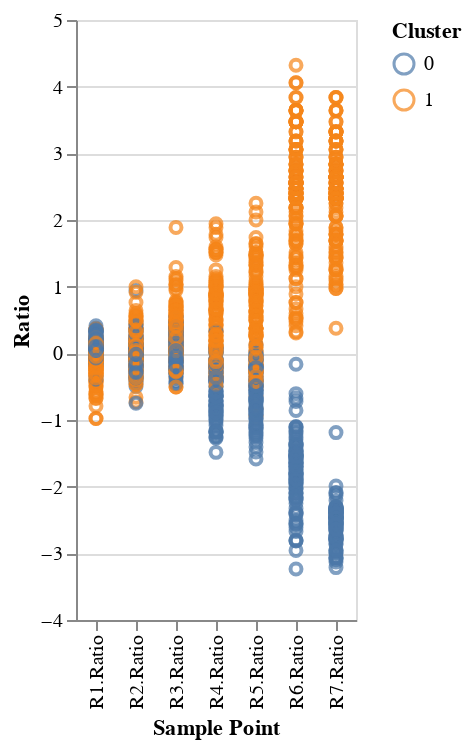

This figure's notebook cell:
### Markdown cell above
**Problem 2:** Plot all of the genes with color according to their cluster.

### Code cell
### YOUR SOLUTION HERE
### YOUR SOLUTION HERE

### Figure 1 — Vega-Lite specification as saved in the notebook (floating-point values rounded to 4 significant figures; data arrays with more than 128 entries replaced by an {"elided": "..."} marker saying what was removed)
{"config": {"view": {"continuousWidth": 300, "continuousHeight": 300}}, "data": {"name": "data-7ad4becc595d69f6fb8a144a893cfc81"}, "mark": {"type": "point"}, "encoding": {"color": {"field": "Cluster", "type": "nominal"}, "x": {"field": "Sample Point", "type": "nominal"}, "y": {"field": "Ratio", "type": "quantitative"}}, "$schema": "https://vega.github.io/schema/vega-lite/v5.15.1.json", "datasets": {"data-7ad4becc595d69f6fb8a144a893cfc81": {"elided": "1610 records"}}}
